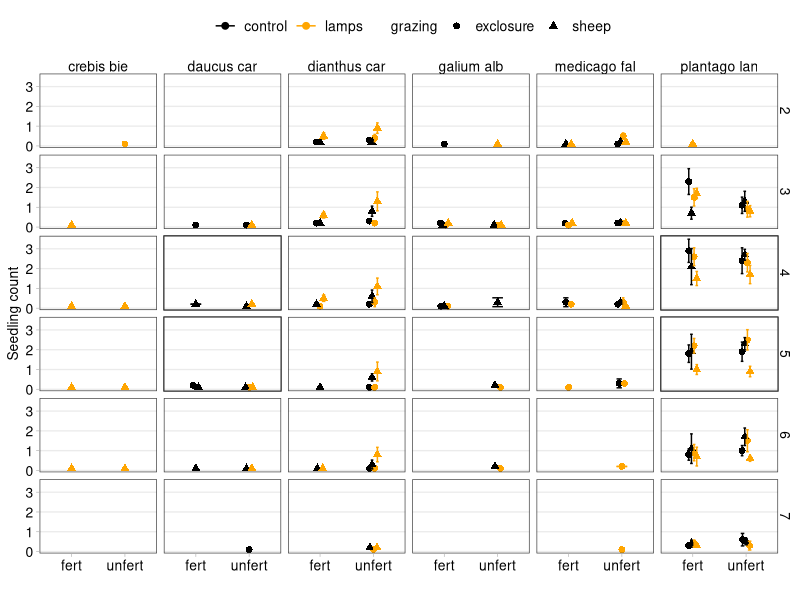
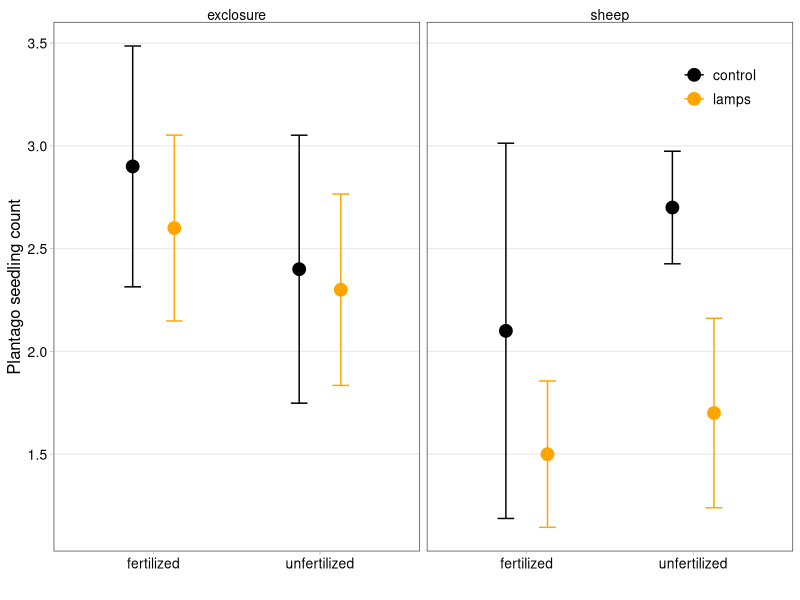
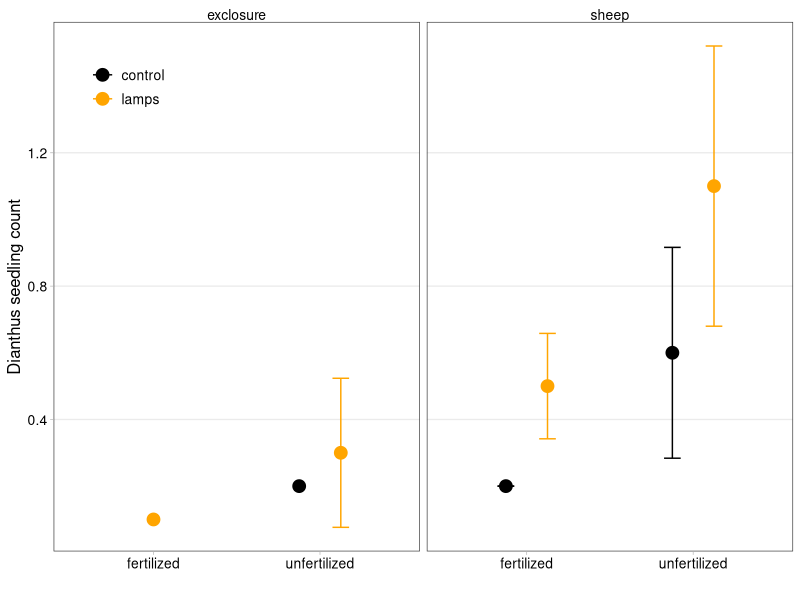
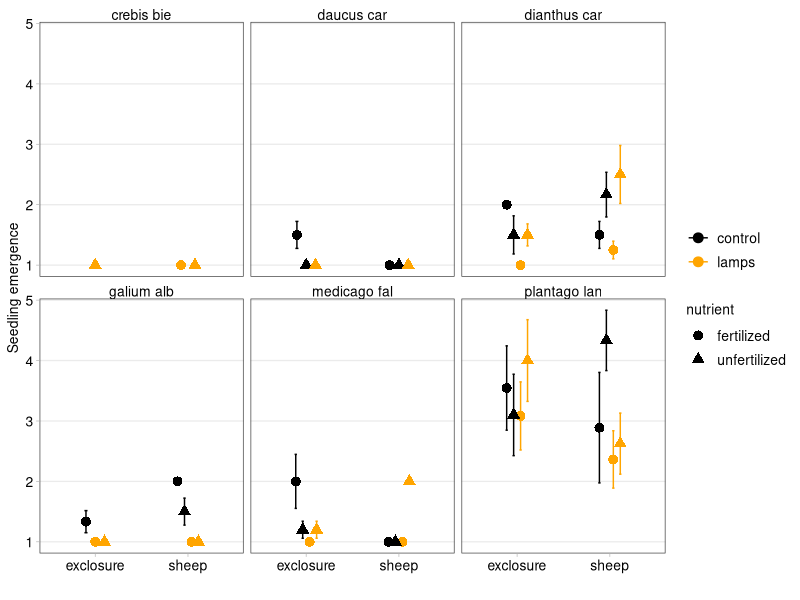

Generate these figures, in order, with R:
## ---- chunk 1
#library(plyr)
library(tidyverse)
library(ggplot2)
library(ggthemes)

# theme for plotting
theme_cw <- function () { 
  theme_bw(base_size=10) %+replace% 
    theme(
      panel.background = element_blank(), 
      plot.background = element_blank(), 
      axis.ticks = element_line(colour = "grey70", size = rel(0.5)),
      panel.grid.minor = element_blank(), 
      panel.grid.major.x = element_blank(),
      legend.background = element_blank(), 
      legend.key = element_blank(),
      strip.background = element_blank(), 
      strip.text=element_text(size=10),
      axis.text=element_text(size=10),
      complete = TRUE
    )
}

# Chhaya's path
mark.seedlings <- read.csv("data/toothpick_seedling_data_2020_all.csv",
                           stringsAsFactors = FALSE)

# Mia's path
#mark.seedlings<-read.csv("C:/Users/mj65tivo/Dropbox/eDiValo-seedlings/Data Entry/toothpick_seedling_data_2020_all.csv", stringsAsFactors = FALSE)
#View(mark.seedlings)
# For Mia: change first column name to month
#colnames(mark.seedlings)[1]<-"month"

# adding separate columns for exclosure, light, and fertilization treatments
mark.seedlings$grazing <- 'sheep'
mark.seedlings$grazing[grep('E', mark.seedlings$plot)] <- 'exclosure'
mark.seedlings$nutrient <- 'unfertilized'
mark.seedlings$nutrient[grep('F', mark.seedlings$plot)] <- 'fertilized'
mark.seedlings$light <- 'control'
mark.seedlings$light[grep('L', mark.seedlings$plot)] <- 'lamps'

# summary of total number by species, plot, and month
mark.summary <- mark.seedlings %>%
    group_by(block, plot, grazing, nutrient, light, species, month) %>%
  dplyr::summarize(
    count = sum(number),
    count.2 = sum(number>0))

## ---- chunk 2
mark.plot <- mark.summary %>% 
  group_by(grazing, nutrient, light, species, month) %>%
  dplyr::summarize(
    plots.present = length(count),
    total.mean = sum(count)/10,
    total.se = sd(count)/sqrt(10))

plantago <- filter(mark.plot, species=="plantago lan")
daucus <- filter(mark.plot, species=="daucus car")
medicago <- filter(mark.plot, species=="medicago fal.")
dianthus <- filter(mark.plot, species=="dianthus car")
galium <- filter(mark.plot, species=="galium alb")
crebis <- filter(mark.plot, species=="crebis bie")

## everything
ggplot(mark.plot, aes(x=nutrient, y=total.mean, 
                     ymin=total.mean-total.se, ymax=total.mean+total.se,
                     color=light, shape=grazing)) +
  facet_grid(month~species) +
  geom_point(size=2, position=position_dodge(0.2)) +
  geom_errorbar(width=0.2, position=position_dodge(0.2)) +
  ylab('Seedling count') +
  xlab('') +
  scale_x_discrete(labels=c("fertilized" = "fert", "unfertilized" = "unfert")) +
  theme_cw() +
  theme(text = element_text(size=10)) +
  scale_color_manual(values=c('black','orange'), name='') +
  theme(legend.position = 'top', legend.text=element_text(size=10))

#ggsave(filename = 'species_time.pdf', width=10, height=8, units='in')

## ---- chunk 3
ggplot(filter(plantago, month==4),
       aes(x=nutrient, y=total.mean, 
                     ymin=total.mean-total.se, ymax=total.mean+total.se,
                     color=light)) +
  facet_grid(.~grazing) +
  geom_point(size=4, position=position_dodge(0.5)) +
  geom_errorbar(width=0.2, position=position_dodge(0.5)) +
  ylab('Plantago seedling count') +
  xlab('') +
  theme_cw() +
  theme(text = element_text(size=12)) +
  scale_color_manual(values=c('black','orange'), name='') +
  theme(legend.position = c(0.9, 0.9), legend.text=element_text(size=10))
## ---- chunk 4
ggplot(filter(dianthus, month==4),
       aes(x=nutrient, y=total.mean, 
                     ymin=total.mean-total.se, ymax=total.mean+total.se,
                     color=light)) +
  facet_grid(.~grazing) +
  geom_point(size=4, position=position_dodge(0.5)) +
  geom_errorbar(width=0.2, position=position_dodge(0.5)) +
  ylab('Dianthus seedling count') +
  xlab('') +
  theme_cw() +
  theme(text = element_text(size=12)) +
  scale_color_manual(values=c('black','orange'), name='') +
  theme(legend.position = c(0.1, 0.9), legend.text=element_text(size=10))
## ---- chunk 5
mark.emergence <- mark.seedlings %>%
  group_by(block, plot, grazing, nutrient, light, species, id..1.6.) %>%
  dplyr::summarize(
    emergence.2 = max(number),
    emergence.1 = ifelse(emergence.2 > 0, 1, 0)
    )

emergence.summary <- mark.emergence %>%
  group_by(block, plot, grazing, nutrient, light, species) %>%
  dplyr::summarise(
    num.emerged.2 = sum(emergence.2),
    num.emerged.1 = sum(emergence.1)
  )

## ---- chunk 6
emergence.plot <- emergence.summary %>%
  group_by(grazing, nutrient, light, species) %>%
  dplyr::summarize(
    n = 10,
    emergence.mean = mean(num.emerged.2, na.rm = TRUE),
    emergence.se = sd(num.emerged.2)/sqrt(n)
  )

ggplot(emergence.plot,
       aes(x=grazing, y=emergence.mean, 
           ymin=emergence.mean-emergence.se, ymax=emergence.mean+emergence.se,
           color=light, shape = nutrient)) +
  facet_wrap(vars(species)) +
  geom_point(size=3, position=position_dodge(0.3)) +
  geom_errorbar(width=0.1, position=position_dodge(0.3)) +
  ylab('Seedling emergence') +
  xlab('') +
  theme_cw() +
  theme(text = element_text(size=10)) +
  scale_color_manual(values=c('black','orange'), name='') +
  theme(legend.position = 'right', legend.text=element_text(size=10))

